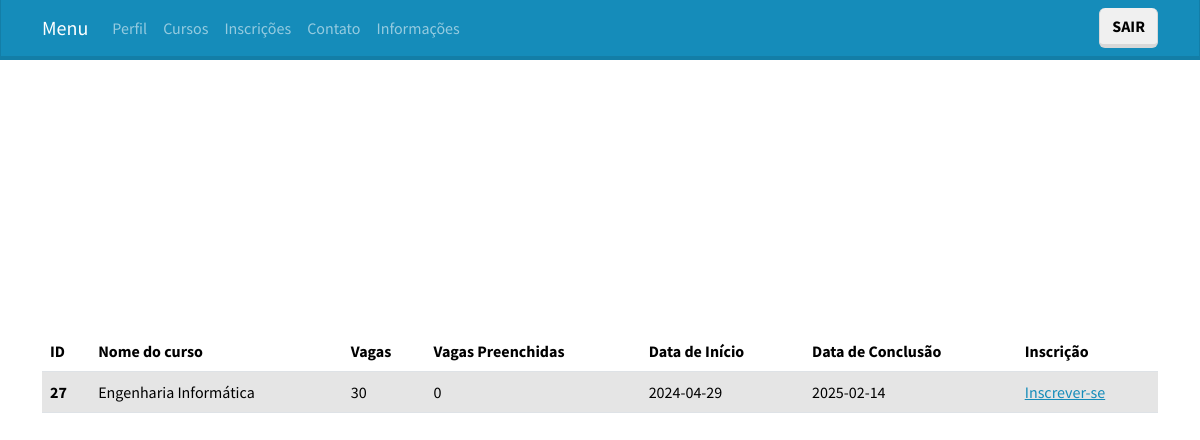
Screenshot of /paginas/cursos.php (signed in) with the database file from the repository.
### tables this page shows
CREATE TABLE `curso` (
  `id_curso` int(40) NOT NULL,
  `nome` varchar(100) NOT NULL,
  `descricao` varchar(100) NOT NULL,
  `vagas` int(40) NOT NULL,
  `vagas_preenchidas` int(40) NOT NULL,
  `data_inicio` date NOT NULL,
  `data_fim` date NOT NULL,
  `metodo_selecao` varchar(100) NOT NULL
);

### paginas/cursos.php (the view, shortened to what this page needs)
<!DOCTYPE html>
<?php
    include 'cabecalho.php';
?>
<?php if (!empty($_SESSION['tipo_utilizador']) && ($_SESSION['tipo_utilizador'] == 1 || $_SESSION['tipo_utilizador'] == 3)) : ?>
<html lang="pt">
<head>
    <link rel="stylesheet" href="bootstrap.css">
</head>
<body>
    <div class="container d-flex justify-content-center align-items-center" style="height: 80vh;">
        <div class="card-body">
            <table class="table table-hover">
                <thead>
                    <tr>
                        <th scope="col">ID</th>
                        <th scope="col">Nome do curso</th>
                        <th scope="col">Vagas</th>
                        <th scope="col">Vagas Preenchidas</th>
                        <th scope="col">Data de Início</th>
                        <th scope="col">Data de Conclusão</th>
                        <?php
                        if($_SESSION['tipo_utilizador'] == 3){
                            ?>
                            <th scope="col">Editar</th>
                            <th scope="col">Eliminar</th>
                            <th scope="col">Inscrições</th>
                            <?php
                        } else {
                            ?>
                            <th scope="col">Inscrição</th>
                            <?php
                        }
                        ?>
                    </tr>
                </thead>
                <tbody>
                    <?php
                    if($_SESSION['tipo_utilizador'] == 3){
                        $sql = "SELECT * FROM curso";
                        $result = mysqli_query($conn, $sql);
                        while ($row = mysqli_fetch_assoc($result)) {
                            ?>
                            <tr class="table-active">
                                <th scope="row"><?php echo $row['id_curso']; ?></th>
                                <td><?php echo $row['nome']; ?></td>
                                <td><?php echo $row['vagas']; ?></td>
                                <td><?php echo $row['vagas_preenchidas']; ?></td>
                                <td><?php echo $row['data_inicio']; ?></td>
                                <td><?php echo $row['data_fim']; ?></td>
                                <td><a href="editarCursoformulario.php?id=<?php echo $row['id_curso']; ?>">Editar</a></td>
                                <td><a href="eliminarCursoformulario.php?id=<?php echo $row['id_curso']; ?>">Eliminar</a></td>
                                <td><a href="eliminarCursoformulario.php?id=<?php echo $row['id_curso']; ?>">Inscrições</a></td>
                            </tr>
                            <?php
                        }
                    } else if($_SESSION['tipo_utilizador'] == 1){
                        $sql = "SELECT c.*
                            FROM curso c
                            WHERE NOT EXISTS (
                                SELECT 1
                                FROM inscricao i
                                WHERE i.id_curso = c.id_curso
                                AND i.id_utilizador = '{$_SESSION['id_utilizador']}')
                                AND c.vagas_preenchidas < c.vagas";
                        $result = mysqli_query($conn, $sql);
                        while ($row = mysqli_fetch_assoc($result)){
                            ?>
                            <tr class="table-active">
                                <th scope="row"><?php echo $row['id_curso']; ?></th>
                                <td><?php echo $row['nome']; ?></td>
                                <td><?php echo $row['vagas']; ?></td>
                                <td><?php echo $row['vagas_preenchidas']; ?></td>
                                <td><?php echo $row['data_inicio']; ?></td>
                                <td><?php echo $row['data_fim']; ?></td>
                                <td><a href="inscricaoformulario.php?id=<?php echo $row['id_curso']; ?>">Inscrever-se</a></td>
                            </tr>
                            <?php
                        }
                    }
                    ?>
                </tbody>
            </table>
        </div>
    </div>
</body>
</html>
<?php else:
    header("Location:Erro.php");
?>
<?php endif ?>

### rows the page displays
curso: id_curso "27", nome "Engenharia Informática", vagas "30", vagas_preenchidas "0", data_inicio "2024-04-29", data_fim "2025-02-14"
